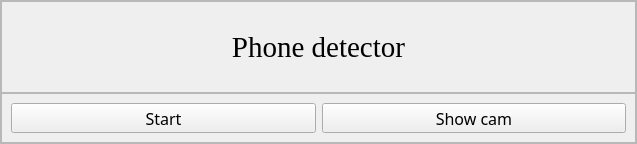
<?xml version="1.0" encoding="UTF-8"?>
<ui version="4.0">
 <class>MainWindow</class>
 <widget class="QMainWindow" name="MainWindow">
  <property name="geometry">
   <rect>
    <x>0</x>
    <y>0</y>
    <width>637</width>
    <height>144</height>
   </rect>
  </property>
  <property name="maximumSize">
   <size>
    <width>16777215</width>
    <height>200</height>
   </size>
  </property>
  <property name="windowTitle">
   <string>MainWindow</string>
  </property>
  <widget class="QWidget" name="centralwidget">
   <layout class="QVBoxLayout" name="verticalLayout">
    <property name="spacing">
     <number>0</number>
    </property>
    <property name="leftMargin">
     <number>0</number>
    </property>
    <property name="topMargin">
     <number>0</number>
    </property>
    <property name="rightMargin">
     <number>0</number>
    </property>
    <property name="bottomMargin">
     <number>0</number>
    </property>
    <item>
     <widget class="QFrame" name="frame">
      <property name="frameShape">
       <enum>QFrame::StyledPanel</enum>
      </property>
      <property name="frameShadow">
       <enum>QFrame::Raised</enum>
      </property>
      <layout class="QVBoxLayout" name="verticalLayout_2">
       <property name="spacing">
        <number>0</number>
       </property>
       <property name="leftMargin">
        <number>0</number>
       </property>
       <property name="topMargin">
        <number>0</number>
       </property>
       <property name="rightMargin">
        <number>0</number>
       </property>
       <property name="bottomMargin">
        <number>0</number>
       </property>
       <item>
        <widget class="QFrame" name="frame_2">
         <property name="frameShape">
          <enum>QFrame::StyledPanel</enum>
         </property>
         <property name="frameShadow">
          <enum>QFrame::Raised</enum>
         </property>
         <layout class="QVBoxLayout" name="verticalLayout_3">
          <item>
           <widget class="QLabel" name="label">
            <property name="font">
             <font>
              <family>Times New Roman</family>
              <pointsize>22</pointsize>
             </font>
            </property>
            <property name="text">
             <string>Phone detector</string>
            </property>
            <property name="alignment">
             <set>Qt::AlignCenter</set>
            </property>
           </widget>
          </item>
         </layout>
        </widget>
       </item>
       <item>
        <widget class="QFrame" name="frame_3">
         <property name="maximumSize">
          <size>
           <width>16777215</width>
           <height>50</height>
          </size>
         </property>
         <property name="frameShape">
          <enum>QFrame::StyledPanel</enum>
         </property>
         <property name="frameShadow">
          <enum>QFrame::Raised</enum>
         </property>
         <layout class="QHBoxLayout" name="horizontalLayout">
          <item>
           <widget class="QPushButton" name="start_btn">
            <property name="maximumSize">
             <size>
              <width>16777215</width>
              <height>30</height>
             </size>
            </property>
            <property name="font">
             <font>
              <family>Trebuchet MS</family>
              <pointsize>12</pointsize>
             </font>
            </property>
            <property name="cursor">
             <cursorShape>PointingHandCursor</cursorShape>
            </property>
            <property name="text">
             <string>Start</string>
            </property>
           </widget>
          </item>
          <item>
           <widget class="QPushButton" name="show_btn">
            <property name="maximumSize">
             <size>
              <width>16777215</width>
              <height>30</height>
             </size>
            </property>
            <property name="font">
             <font>
              <family>Trebuchet MS</family>
              <pointsize>12</pointsize>
             </font>
            </property>
            <property name="cursor">
             <cursorShape>PointingHandCursor</cursorShape>
            </property>
            <property name="text">
             <string>Show cam</string>
            </property>
           </widget>
          </item>
         </layout>
        </widget>
       </item>
      </layout>
     </widget>
    </item>
   </layout>
  </widget>
 </widget>
 <resources/>
 <connections/>
</ui>
